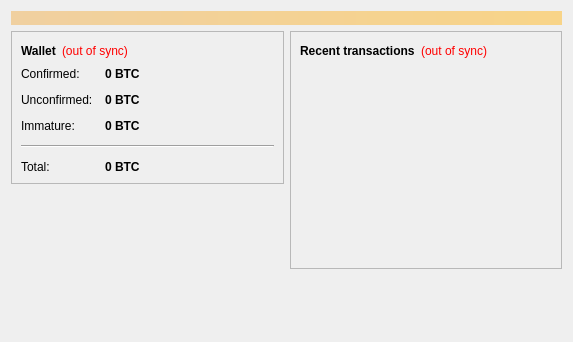
<?xml version="1.0" encoding="UTF-8"?>
<ui version="4.0">
 <class>OverviewPage</class>
 <widget class="QWidget" name="OverviewPage">
  <property name="geometry">
   <rect>
    <x>0</x>
    <y>0</y>
    <width>573</width>
    <height>342</height>
   </rect>
  </property>
  <property name="windowTitle">
   <string>Form</string>
  </property>
  <layout class="QVBoxLayout" name="topLayout">
   <item>
    <widget class="QLabel" name="labelAlerts">
     <property name="visible">
      <bool>false</bool>
     </property>
     <property name="styleSheet">
      <string notr="true">background-color: qlineargradient(x1: 0, y1: 0, x2: 1, y2: 0, stop:0 #F0D0A0, stop:1 #F8D488); color:#000000;</string>
     </property>
     <property name="wordWrap">
      <bool>true</bool>
     </property>
     <property name="margin">
      <number>3</number>
     </property>
    </widget>
   </item>
   <item>
    <layout class="QHBoxLayout" name="horizontalLayout" stretch="1,1">
     <item>
      <layout class="QVBoxLayout" name="verticalLayout_2">
       <item>
        <widget class="QFrame" name="frame">
         <property name="frameShape">
          <enum>QFrame::StyledPanel</enum>
         </property>
         <property name="frameShadow">
          <enum>QFrame::Raised</enum>
         </property>
         <layout class="QVBoxLayout" name="verticalLayout_4">
          <item>
           <layout class="QHBoxLayout" name="horizontalLayout_4">
            <item>
             <widget class="QLabel" name="label_5">
              <property name="font">
               <font>
                <weight>75</weight>
                <bold>true</bold>
               </font>
              </property>
              <property name="text">
               <string>Wallet</string>
              </property>
             </widget>
            </item>
            <item>
             <widget class="QLabel" name="labelWalletStatus">
              <property name="toolTip">
               <string>The displayed information may be out of date. Your wallet automatically synchronizes with the ShaCoin network after a connection is established, but this process has not completed yet.</string>
              </property>
              <property name="styleSheet">
               <string notr="true">QLabel { color: red; }</string>
              </property>
              <property name="text">
               <string notr="true">(out of sync)</string>
              </property>
              <property name="alignment">
               <set>Qt::AlignLeading|Qt::AlignLeft|Qt::AlignVCenter</set>
              </property>
             </widget>
            </item>
            <item>
             <spacer name="horizontalSpacer_2">
              <property name="orientation">
               <enum>Qt::Horizontal</enum>
              </property>
              <property name="sizeHint" stdset="0">
               <size>
                <width>40</width>
                <height>20</height>
               </size>
              </property>
             </spacer>
            </item>
           </layout>
          </item>
          <item>
           <layout class="QFormLayout" name="formLayout_2">
            <property name="fieldGrowthPolicy">
             <enum>QFormLayout::AllNonFixedFieldsGrow</enum>
            </property>
            <property name="horizontalSpacing">
             <number>12</number>
            </property>
            <property name="verticalSpacing">
             <number>12</number>
            </property>
            <item row="0" column="0">
             <widget class="QLabel" name="label">
              <property name="text">
               <string>Confirmed:</string>
              </property>
             </widget>
            </item>
            <item row="0" column="1">
             <widget class="QLabel" name="labelBalance">
              <property name="font">
               <font>
                <weight>75</weight>
                <bold>true</bold>
               </font>
              </property>
              <property name="cursor">
               <cursorShape>IBeamCursor</cursorShape>
              </property>
              <property name="toolTip">
               <string>Your current spendable balance</string>
              </property>
              <property name="text">
               <string notr="true">0 BTC</string>
              </property>
              <property name="textInteractionFlags">
               <set>Qt::LinksAccessibleByMouse|Qt::TextSelectableByKeyboard|Qt::TextSelectableByMouse</set>
              </property>
             </widget>
            </item>
            <item row="1" column="0">
             <widget class="QLabel" name="label_3">
              <property name="text">
               <string>Unconfirmed:</string>
              </property>
             </widget>
            </item>
            <item row="1" column="1">
             <widget class="QLabel" name="labelUnconfirmed">
              <property name="font">
               <font>
                <weight>75</weight>
                <bold>true</bold>
               </font>
              </property>
              <property name="cursor">
               <cursorShape>IBeamCursor</cursorShape>
              </property>
              <property name="toolTip">
               <string>Total of transactions that have yet to be confirmed, and do not yet count toward the spendable balance</string>
              </property>
              <property name="text">
               <string notr="true">0 BTC</string>
              </property>
              <property name="textInteractionFlags">
               <set>Qt::LinksAccessibleByMouse|Qt::TextSelectableByKeyboard|Qt::TextSelectableByMouse</set>
              </property>
             </widget>
            </item>
            <item row="2" column="0">
             <widget class="QLabel" name="labelImmatureText">
              <property name="text">
               <string>Immature:</string>
              </property>
             </widget>
            </item>
            <item row="2" column="1">
             <widget class="QLabel" name="labelImmature">
              <property name="font">
               <font>
                <weight>75</weight>
                <bold>true</bold>
               </font>
              </property>
              <property name="toolTip">
               <string>Mined balance that has not yet matured</string>
              </property>
              <property name="text">
               <string notr="true">0 BTC</string>
              </property>
              <property name="textInteractionFlags">
               <set>Qt::LinksAccessibleByMouse|Qt::TextSelectableByKeyboard|Qt::TextSelectableByMouse</set>
              </property>
             </widget>
            </item>
            <item row="3" column="0" colspan="2">
             <widget class="Line" name="line">
              <property name="orientation">
               <enum>Qt::Horizontal</enum>
              </property>
             </widget>
            </item>
            <item row="4" column="0">
             <widget class="QLabel" name="labelTotalText">
              <property name="text">
               <string>Total:</string>
              </property>
             </widget>
            </item>
            <item row="4" column="1">
             <widget class="QLabel" name="labelTotal">
              <property name="font">
               <font>
                <weight>75</weight>
                <bold>true</bold>
               </font>
              </property>
              <property name="cursor">
               <cursorShape>IBeamCursor</cursorShape>
              </property>
              <property name="toolTip">
               <string>Your current total balance</string>
              </property>
              <property name="text">
               <string notr="true">0 BTC</string>
              </property>
              <property name="textInteractionFlags">
               <set>Qt::LinksAccessibleByMouse|Qt::TextSelectableByKeyboard|Qt::TextSelectableByMouse</set>
              </property>
             </widget>
            </item>
           </layout>
          </item>
         </layout>
        </widget>
       </item>
       <item>
        <spacer name="verticalSpacer">
         <property name="orientation">
          <enum>Qt::Vertical</enum>
         </property>
         <property name="sizeHint" stdset="0">
          <size>
           <width>20</width>
           <height>40</height>
          </size>
         </property>
        </spacer>
       </item>
       <item>
        <widget class="QLabel" name="label_2">
         <property name="text">
          <string/>
         </property>
         <property name="pixmap">
          <pixmap resource="../bitcoin.qrc">:/icons/bitcoin</pixmap>
         </property>
        </widget>
       </item>
      </layout>
     </item>
     <item>
      <layout class="QVBoxLayout" name="verticalLayout_3">
       <item>
        <widget class="QFrame" name="frame_2">
         <property name="frameShape">
          <enum>QFrame::StyledPanel</enum>
         </property>
         <property name="frameShadow">
          <enum>QFrame::Raised</enum>
         </property>
         <layout class="QVBoxLayout" name="verticalLayout">
          <item>
           <layout class="QHBoxLayout" name="horizontalLayout_2">
            <item>
             <widget class="QLabel" name="label_4">
              <property name="text">
               <string>&lt;b&gt;Recent transactions&lt;/b&gt;</string>
              </property>
             </widget>
            </item>
            <item>
             <widget class="QLabel" name="labelTransactionsStatus">
              <property name="toolTip">
               <string>The displayed information may be out of date. Your wallet automatically synchronizes with the ShaCoin network after a connection is established, but this process has not completed yet.</string>
              </property>
              <property name="styleSheet">
               <string notr="true">QLabel { color: red; }</string>
              </property>
              <property name="text">
               <string notr="true">(out of sync)</string>
              </property>
              <property name="alignment">
               <set>Qt::AlignRight|Qt::AlignTrailing|Qt::AlignVCenter</set>
              </property>
             </widget>
            </item>
            <item>
             <spacer name="horizontalSpacer">
              <property name="orientation">
               <enum>Qt::Horizontal</enum>
              </property>
              <property name="sizeHint" stdset="0">
               <size>
                <width>40</width>
                <height>20</height>
               </size>
              </property>
             </spacer>
            </item>
           </layout>
          </item>
          <item>
           <widget class="QListView" name="listTransactions">
            <property name="styleSheet">
             <string notr="true">QListView { background: transparent; }</string>
            </property>
            <property name="frameShape">
             <enum>QFrame::NoFrame</enum>
            </property>
            <property name="verticalScrollBarPolicy">
             <enum>Qt::ScrollBarAlwaysOff</enum>
            </property>
            <property name="horizontalScrollBarPolicy">
             <enum>Qt::ScrollBarAlwaysOff</enum>
            </property>
            <property name="selectionMode">
             <enum>QAbstractItemView::NoSelection</enum>
            </property>
           </widget>
          </item>
         </layout>
        </widget>
       </item>
       <item>
        <spacer name="verticalSpacer_2">
         <property name="orientation">
          <enum>Qt::Vertical</enum>
         </property>
         <property name="sizeHint" stdset="0">
          <size>
           <width>20</width>
           <height>40</height>
          </size>
         </property>
        </spacer>
       </item>
      </layout>
     </item>
    </layout>
   </item>
  </layout>
 </widget>
 <resources>
  <include location="../bitcoin.qrc"/>
 </resources>
 <connections/>
</ui>
